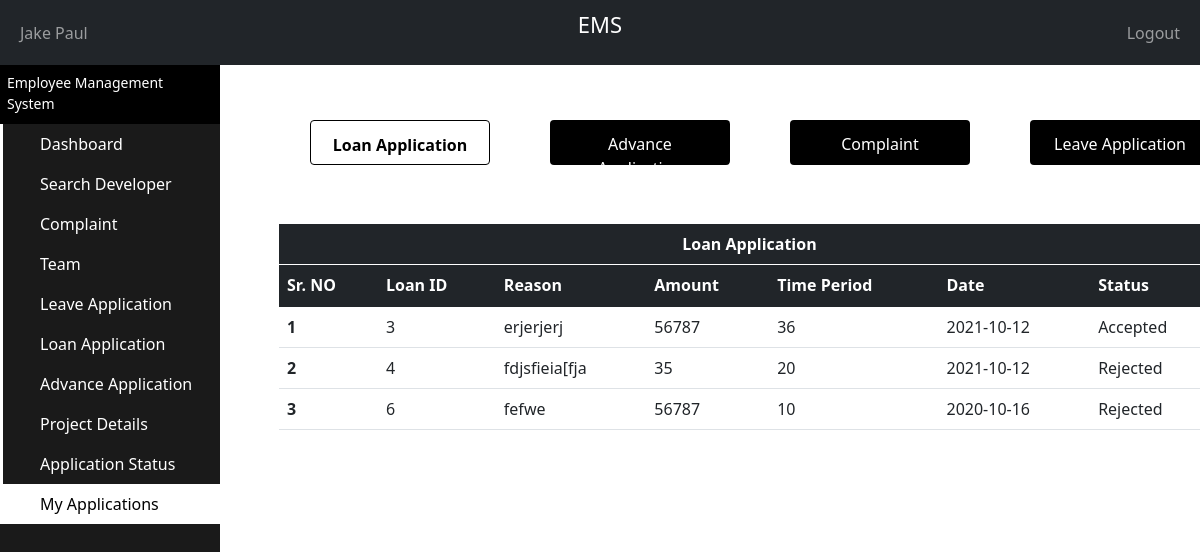
Page /PHP/Manager_MyLoanApplication.php (signed in) on the committed database.
### tables this page shows
CREATE TABLE `loan_table` (
  `LoanTable_ID` int(11) NOT NULL,
  `Developer_ID` int(11) NOT NULL,
  `Manager_ID` int(11) NOT NULL,
  `Reason` varchar(500) NOT NULL,
  `Amount` int(11) NOT NULL,
  `TimePeriod` int(2) NOT NULL,
  `DateApplied` date NOT NULL,
  `Status` varchar(25) NOT NULL,
  `Active` varchar(3) NOT NULL
);

### PHP/Manager_MyLoanApplication.php (the view, shortened to what this page needs)
<?php
    include "Connection.php";
?>
<!doctype html>
<html lang="en">
  <head>
    <link href="https://cdn.jsdelivr.net/npm/bootstrap@5.1.1/dist/css/bootstrap.min.css" rel="stylesheet">
  </head>
  <body>
  <nav class="navbar navbar-expand-md navbar-dark bg-dark">
      <div class="container-fluid">
        <div class="navbar-collapse collapse w-100 order-1 order-md-0 dual-collapse2">
          <ul class="navbar-nav me-auto">
            <li class="nav-item active">
              <a class="nav-link" href="Manager_PersonalDetails.php">
                <?php
                  if(isset($_SESSION['fname']) && isset($_SESSION['lname']))
                  {
                    echo"$_SESSION[fname] $_SESSION[lname]";
                  }
                  else
                   echo"Manager Name";
                  ?>
              </a>
            </li>
          </ul>
        </div>
        <div class="mx-auto order-0">
          <p style="color: white;font-size:22px;">EMS</p>
        </div>
        <div class="navbar-collapse collapse w-100 order-3 dual-collapse2">
          <ul class="navbar-nav ms-auto">
            <li class="nav-item">
              <a class="nav-link" href="Logout.php">Logout</a>
            </li>
          </ul>
        </div>
      </div>
    </nav>
    <div class="sidebar-container">
      <div class="sidebar-logo">
        <span> Employee Management System </span>
      </div>
      <ul class="sidebar-navigation">
        <li>
          <a style="text-decoration: none;" href="Manager_Dashboard.php">
            <i class="fa fa-home" aria-hidden="true"></i> Dashboard
          </a>
        </li>
        <li>
          <a style="text-decoration: none;" href="Manager_SearchDeveloper.php">
            <i class="fa fa-tachometer" aria-hidden="true"></i> Search Developer
          </a>
        </li>
        <li>
          <a style="text-decoration: none;" href="Manager_Complaint.php">
            <i class="fa fa-tachometer" aria-hidden="true"></i> Complaint
          </a>
        </li>
        <li>
          <a style="text-decoration: none;" href="Manager_Team.php">
            <i class="fa fa-tachometer" aria-hidden="true"></i> Team
          </a>
        </li>
        <li>
          <a style="text-decoration: none;;" href="Manager_LeaveApplication.php">
            <i class="fa fa-tachometer" aria-hidden="true"></i> Leave Application
          </a>
        </li>
        <li>
          <a style="text-decoration: none;" href="Manager_LoanApplication.php">
            <i class="fa fa-tachometer" aria-hidden="true"></i> Loan Application
          </a>
        </li>
        <li>
          <a style="text-decoration: none;" href="Manager_AdvanceApplication.php">
          <i class="fa fa-tachometer" aria-hidden="true"></i> Advance Application
          </a>
        </li>
        <li>
          <a style="text-decoration: none;" href="Manager_ProjectDetails.php">
          <i class="fa fa-tachometer" aria-hidden="true"></i>Project Details
          </a>
        </li>
        <li>
          <a style="text-decoration: none;" href="Manager_ApplicationStatusLeave.php">
            <i class="fa fa-tachometer" aria-hidden="true"></i> Application Status
          </a>
        </li>
        <li>
          <a style="text-decoration: none;background-color: white;color: black;" href="Manager_ApplicationStatus.php">
            <i class="fa fa-tachometer" aria-hidden="true"></i> My Applications
          </a>
        </li>
      </ul>
    </div>
    <div class="content-container">
      <div  style="width:100%;overflow-y: scroll; height:85%;position:fixed" class="container-fluid">
      <div >
        <div style="margin-top: 3%;padding-bottom: 5%;"class="row">
            <a href="Manager_MyLoanApplication.php" style="height:45px;width:15%;margin-left: 7.5%;background-color: white;color:black;border:1px solid black" class ="AcitonButtons" value="Admin Dashboard"><b>Loan Application</b></a>
            <a href="Manager_MyAdvanceApplication.php" style="height:45px;width:15%;margin-left: 5%;background-color: black;color:white;"class ="AcitonButtons" value="Update Information">Advance Application</a>
            <a href="Manager_ApplicationStatus.php" style="height:45px;width:15%;margin-left: 5%;background-color: black;color:white;"class ="AcitonButtons" value="Recieved Complaint">Complaint</a>
            <a href="Manager_MyLeaveApplication.php" style="height:45px;width:15%;margin-left: 5%;background-color: black;color:white;" class ="AcitonButtons" value="Admin Dashboard">Leave Application</a>
        </div>
        <div style="width:80%;">
          <?php
            $ID = $_SESSION['uid'];
            $sql = "SELECT * FROM loan_table WHERE Manager_ID ='$ID' and Developer_ID = '-1'";
            $i = 0;
            $result = mysqli_query($con, $sql);
            echo'
                <div style="width:100%;margin-left: 5%;margin-top: 0%;float:left;"class="jumbotron">
                  <table style="margin-bottom: 0px;padding-bottom: 0px;"class="table">
                    <thead class="table-dark">
                      <tr >
                        <th style="text-align: center;border-bottom: 1px solid white;">Loan Application</th>
                      </tr>
                    </thead>
                  </table>
                </div>';
                echo'
                <div style="width:100%;margin-left: 5%;float:left"class="jumbotron">
                <table style="margin-top:0px;padding-top: 0px"class="table">
                  <thead class="table-dark">
                    <tr>
                      <th scope="col">Sr. NO</th>
                      <th scope="col">Loan ID</th>
                      <th scope="col">Reason</th>
                      <th scope="col">Amount</th>
                      <th scope="col">Time Period</th>
                      <th scope="col">Date</th>
                      <th scope="col">Status</th>
                    </tr>
                  </thead>
                  <tbody>';
                  while($row=mysqli_fetch_array($result))
                  {
                    $i++;
                    echo'
                    <tr>
                      <th>'.$i.'</th>
                      <td>'.$row["LoanTable_ID"].'</td>
                      <td>'.$row["Reason"] .'</td>
                      <td>'.$row["Amount"].'</td>
                      <td>'.$row["TimePeriod"].'</td>
                      <td>'.$row["DateApplied"].'</td>
                      <td>'.$row["Status"].'</td>
                    </tr>';
                  };
                  echo'</tbody>
                  </table>
                  </div>';
        ?>
        </div>
      </div>
    </div>
    </div>
  </body>
</html>

### PHP/Manager_MyLoanApplication.php (style rules this page uses)
.AcitonButtons { background-color: #04AA6D; color: rgb(255, 255, 255); padding: 12px 20px; border: none; border-radius: 4px; text-decoration: none; text-align:center; cursor: pointer; float: right; }
html,body { height:100%; margin: 0; }
.sidebar-container { position: fixed; width: 220px; height: 100%; left: 0; overflow-x: hidden; overflow-y: auto; background: #1a1a1a; color: #fff; }
.content-container { padding-top: 20px; }
.sidebar-logo { padding: 7px 15px 10px 7px; font-size: 14px; background-color: #000000; }
.sidebar-navigation { padding: 0; margin: 0; list-style-type: none; position: relative; }
.sidebar-navigation li { background-color: transparent; position: relative; display: inline-block; width: 100%; line-height: 20px; }
.sidebar-navigation li a { padding: 10px 15px 10px 30px; display: block; color: #fff; }
.sidebar-navigation li::before { background-color: white; position: absolute; content: ''; height: 100%; left: 0; top: 0; -webkit-transition: width 0.2s ease-in; transition: width 0.2s ease-in; color: #000000; width: 3px; z-index: -1; }
.content-container { padding-left: 220px; }

### rows in the picture
loan_table: LoanTable_ID "3", Reason "erjerjerj", Amount "56787", TimePeriod "36", DateApplied "2021-10-12", Status "Accepted"
loan_table: LoanTable_ID "4", Reason "fdjsfieia[fja", Amount "35", TimePeriod "20", DateApplied "2021-10-12", Status "Rejected"
loan_table: LoanTable_ID "6", Reason "fefwe", Amount "56787", TimePeriod "10", DateApplied "2020-10-16", Status "Rejected"

### other values in the picture
$_SESSION[fname] "Jake"
$_SESSION[lname] "Paul"
